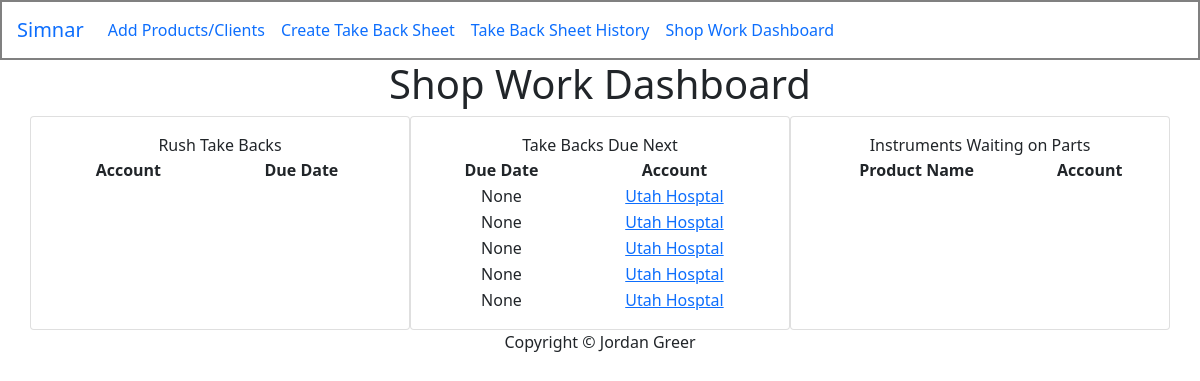
Before: /shopWorkDashboard/ (signed in) with the older database file.
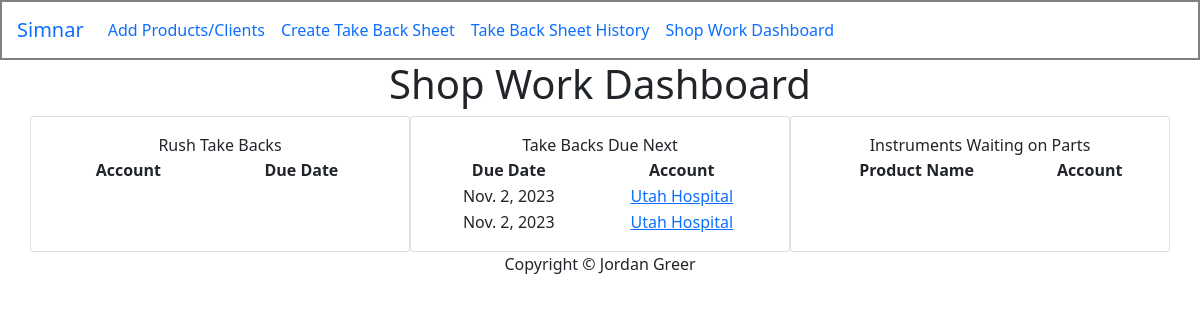
After: the same page with the newer database file.
### invoice/models.py (models this page shows, shortened)
class WorkOrders(models.Model):
    STATUS_CHOICES = [
        ('Waiting_on_Assignment', 'Waiting on Assignment'),
        ('Being_Worked_On', 'Being Worked On'),
        ('Ready', 'Ready'),
        ('Delivered', 'Delivered'),
        ('Rush', 'Rush'),
    ]
    workOrder_num = models.AutoField(primary_key=True)
    client = models.ForeignKey(Client, on_delete=models.CASCADE)
    workOrder_date = models.DateField()
    items = models.ManyToManyField(Product, through='WorkorderItem', blank=True)
    status = models.CharField(max_length=25, choices=STATUS_CHOICES, default="Waiting_on_Assignment")
    created_at = models.DateTimeField(auto_now_add=True)
    is_rush = models.BooleanField(default=False)
    return_by = models.DateField(null=True, default=None)
    quote_required = models.BooleanField(default=False)
    specialInstructions = models.CharField(max_length=250, default="", null=True, blank=True)
    created_by = models.CharField(max_length=100, blank=True, null=True)
    color = models.CharField(max_length=100, blank=True, null=True)

class Client(models.Model):
    name = models.CharField(max_length=100)
    email = models.EmailField()
    phone = models.CharField(max_length=20)
    address = models.TextField()
    tax = models.FloatField(max_length=10, default= 0.0)
    created_by = models.CharField(max_length=100, blank=True, null=True)
    tax = models.FloatField(default=0.0)
    def __str__(self):
        return self.name

### trackingCard/views.py (the view)
# urls.py: path('shopWorkDashboard/', trackingCardViews.shopWorkDashboard, name='shopWorkDashboard'),
@login_required(login_url='invoice:loginPage')
def shopWorkDashboard(request):
    latest_workOrders = WorkOrders.objects.order_by('-created_at')[:5]
    rush_workOrders = WorkOrders.objects.filter(status='Rush')
    instruments_waiting_on_parts = WorkOrderItem.objects.filter(status="Parts_On_Order")
    context = {
        'latest_workOrders': latest_workOrders,
        'instruments_waiting_on_parts': instruments_waiting_on_parts,
        'rush_workOrders': rush_workOrders
    }
    return render(request, 'tracking/shopWorkDashboard.html', context)

### trackingCard/templates/tracking/shopWorkDashboard.html (shortened to what this page needs)
{% extends "base/base.html" %}
{% block content %}
<h1>Shop Work Dashboard</h1>
<div class="row">
    <div class="col-2 card card-body">
        <div>Rush Take Backs</div>
        <table>
            <thead>
                <tr>
                    <th>Account</th>
                    <th>Due Date</th>
                </tr>
            </thead>
        </table>
    </div>
    <div class="col-2 card card-body">
        <div>Take Backs Due Next</div>
        <table>
            <thead>
                <tr>
                    <th>Due Date</th>
                    <th>Account</th>
                </tr>
            </thead>
            <tbody>
                {% for workOrder in latest_workOrders %}
                    <tr>
                        <td>{{ workOrder.return_by }}</td>
                        <td><a href="{% url 'invoice:workOrderView' workOrder.workOrder_num %}">{{ workOrder.client }} </a></td>
                    </tr>
                {% endfor %}
            </tbody>
        </table>
    </div>
    <div class="col-2 card card-body">
        <div>Instruments Waiting on Parts</div>
        <table>
            <thead>
                <tr>
                    <th>Product Name</th>
                    <th>Account</th>
                </tr>
            </thead>
        </table>
    </div>
</div>
{% endblock content %}

Changed rows visible on the page:
removed WorkOrders: return_by "None", client "Utah Hosptal"
removed WorkOrders: return_by "None", client "Utah Hosptal"
removed WorkOrders: return_by "None", client "Utah Hosptal"
removed WorkOrders: return_by "None", client "Utah Hosptal"
removed WorkOrders: return_by "None", client "Utah Hosptal"
now on this page (row edited): WorkOrders: return_by "Nov. 2, 2023", client "Utah Hospital"
now on this page (row edited): WorkOrders: return_by "Nov. 2, 2023", client "Utah Hospital"
